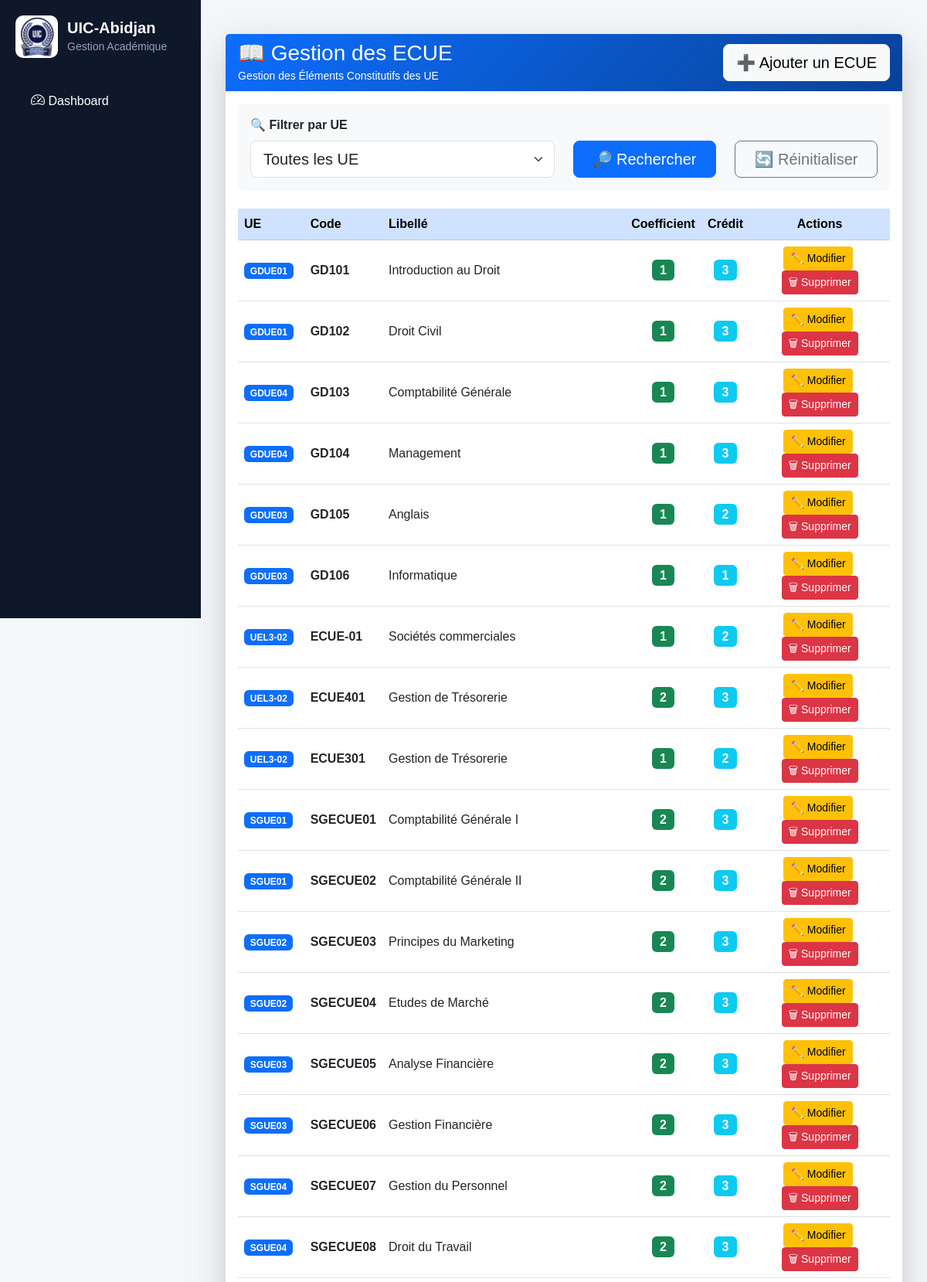
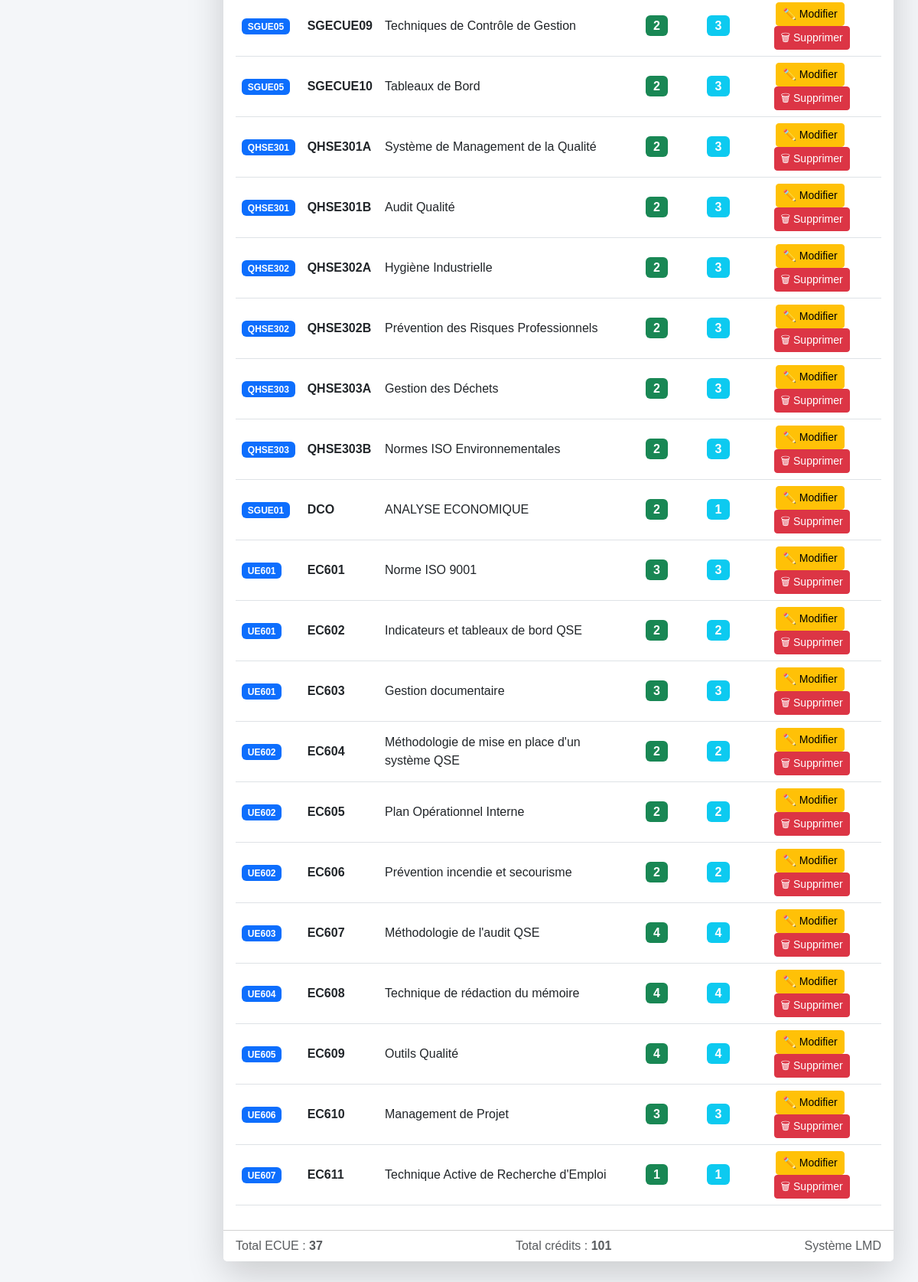
The page /lmd/ecue/ on the database its author committed (2 pictures, top to bottom).
### lmd/models.py (models this page shows, shortened)
class ECUE(models.Model):
    ue = models.ForeignKey(
        UE,
        on_delete=models.CASCADE,
        related_name='ecues'
    )
    code = models.CharField(max_length=20)
    libelle = models.CharField(max_length=200)
    coefficient = models.IntegerField(default=1)
    credit = models.IntegerField(default=1)

class UE(models.Model):
    code = models.CharField(max_length=20)
    libelle = models.CharField(max_length=200)
    credit = models.IntegerField()
    filiere = models.ForeignKey(
    "FiliereLMD",
    null=True,
    blank=True,
    on_delete=models.PROTECT,
    )
    grande_unite = models.ForeignKey(
    "GrandeUnite",
    on_delete=models.PROTECT,
    related_name="ues",
    null=True,
    blank=True
    )
    semestre = models.CharField(max_length=5)

### lmd/views.py (the view)
# urls.py: path('ecue/', views.ecue_list, name='ecue_list'),
def ecue_list(request):
    ue_id = request.GET.get("ue")
    ecues = ECUE.objects.select_related("ue").all()
    if ue_id:
        ecues = ecues.filter(ue_id=ue_id)
    total_credits = ecues.aggregate(
     total=Sum("credit")
     )["total"] or 0
    return render(request, "lmd/ecue/list.html", {
        "ecues": ecues,
        "ues": UE.objects.all(),
        "ue_selected": ue_id,
        "total_credits": total_credits,
    })

### lmd/templates/lmd/ecue/list.html (shortened to what this page needs)
{% extends "base.html" %}
{% block content %}
<div class="container-fluid py-4">
    <div class="card border-0 shadow-lg">
        <div class="card-header border-0 text-white"
             style="background: linear-gradient(135deg,#0d6efd,#084298);">
            <div class="d-flex justify-content-between align-items-center">
                <div>
                    <h3 class="mb-0">
                        📖 Gestion des ECUE
                    </h3>
                    <small>
                        Gestion des Éléments Constitutifs des UE
                    </small>
                </div>
                <a href="{% url 'ecue_add' %}"
                   class="btn btn-light btn-lg">
                    ➕ Ajouter un ECUE
                </a>
            </div>
        </div>
        <div class="card-body">
            <div class="card bg-light border-0 mb-4">
                <div class="card-body">
                    <form method="get">
                        <div class="row align-items-end">
                            <div class="col-md-6">
                                <label class="form-label fw-bold">
                                    🔍 Filtrer par UE
                                </label>
                                <select
                                    name="ue"
                                    class="form-select form-select-lg"
                                    onchange="this.form.submit()">
                                    <option value="">
                                        Toutes les UE
                                    </option>
                                </select>
                            </div>
                            <div class="col-md-3">
                                <button type="submit"
                                        class="btn btn-primary btn-lg w-100">
                                    🔎 Rechercher
                                </button>
                            </div>
                            <div class="col-md-3">
                                <a href="{% url 'ecue_list' %}"
                                   class="btn btn-outline-secondary btn-lg w-100">
                                    🔄 Réinitialiser
                                </a>
                            </div>
                        </div>
                    </form>
                </div>
            </div>
            <div class="table-responsive">
                <table class="table table-hover align-middle">
                    <thead class="table-primary">
                        <tr>
                            <th>UE</th>
                            <th>Code</th>
                            <th>Libellé</th>
                            <th class="text-center">Coefficient</th>
                            <th class="text-center">Crédit</th>
                            <th class="text-center">Actions</th>
                        </tr>
                    </thead>
                    <tbody>
                        {% for e in ecues %}
                        <tr>
                            <td>
                                <span class="badge bg-primary">
                                    {{ e.ue.code }}
                                </span>
                            </td>
                            <td>
                                <strong>{{ e.code }}</strong>
                            </td>
                            <td>
                                {{ e.libelle }}
                            </td>
                            <td class="text-center">
                                <span class="badge bg-success fs-6">
                                    {{ e.coefficient }}
                                </span>
                            </td>
                            <td class="text-center">
                                <span class="badge bg-info fs-6">
                                    {{ e.credit }}
                                </span>
                            </td>
                            <td class="text-center">
                                <a href="{% url 'ecue_edit' e.id %}"
                                   class="btn btn-warning btn-sm me-1">
                                    ✏️ Modifier
                                </a>
                                <a href="{% url 'ecue_delete' e.id %}"
                                   class="btn btn-danger btn-sm">
                                    🗑 Supprimer
                                </a>
                            </td>
                        </tr>
                        {% endfor %}
                    </tbody>
                </table>
            </div>
        </div>
        <div class="card-footer bg-white">
            <div class="d-flex justify-content-between align-items-center">
                <span class="text-muted">
                    Total ECUE : <strong>{{ ecues|length }}</strong>
                </span>
                <span class="text-muted">
                    Total crédits :
                    <strong>{{ total_credits|default:"0" }}</strong>
                </span>
                <span class="text-muted">
                    Système LMD
                </span>
            </div>
        </div>
    </div>
</div>
{% endblock %}

### core/templates/base.html (style rules this page uses)
body { margin: 0; font-family: Arial, sans-serif; background: #f4f6f9; }

### rows shown on the page
ECUE: ue.code "GDUE01", code "GD101", libelle "Introduction au Droit", coefficient "1", credit "3"
ECUE: ue.code "GDUE01", code "GD102", libelle "Droit Civil", coefficient "1", credit "3"
ECUE: ue.code "GDUE04", code "GD103", libelle "Comptabilité Générale", coefficient "1", credit "3"
ECUE: ue.code "GDUE04", code "GD104", libelle "Management", coefficient "1", credit "3"
ECUE: ue.code "GDUE03", code "GD105", libelle "Anglais", coefficient "1", credit "2"
ECUE: ue.code "GDUE03", code "GD106", libelle "Informatique", coefficient "1", credit "1"
ECUE: ue.code "UEL3-02", code "ECUE-01", libelle "Sociétés commerciales", coefficient "1", credit "2"
ECUE: ue.code "UEL3-02", code "ECUE401", libelle "Gestion de Trésorerie", coefficient "2", credit "3"
ECUE: ue.code "UEL3-02", code "ECUE301", libelle "Gestion de Trésorerie", coefficient "1", credit "2"
ECUE: ue.code "SGUE01", code "SGECUE01", libelle "Comptabilité Générale I", coefficient "2", credit "3"
ECUE: ue.code "SGUE01", code "SGECUE02", libelle "Comptabilité Générale II", coefficient "2", credit "3"
ECUE: ue.code "SGUE02", code "SGECUE03", libelle "Principes du Marketing", coefficient "2", credit "3"
ECUE: ue.code "SGUE02", code "SGECUE04", libelle "Etudes de Marché", coefficient "2", credit "3"
ECUE: ue.code "SGUE03", code "SGECUE05", libelle "Analyse Financière", coefficient "2", credit "3"
ECUE: ue.code "SGUE03", code "SGECUE06", libelle "Gestion Financière", coefficient "2", credit "3"
ECUE: ue.code "SGUE04", code "SGECUE07", libelle "Gestion du Personnel", coefficient "2", credit "3"
ECUE: ue.code "SGUE04", code "SGECUE08", libelle "Droit du Travail", coefficient "2", credit "3"
ECUE: ue.code "SGUE05", code "SGECUE09", libelle "Techniques de Contrôle de Gestion", coefficient "2", credit "3"
ECUE: ue.code "SGUE05", code "SGECUE10", libelle "Tableaux de Bord", coefficient "2", credit "3"
ECUE: ue.code "QHSE301", code "QHSE301A", libelle "Système de Management de la Qualité", coefficient "2", credit "3"
ECUE: ue.code "QHSE301", code "QHSE301B", libelle "Audit Qualité", coefficient "2", credit "3"
ECUE: ue.code "QHSE302", code "QHSE302A", libelle "Hygiène Industrielle", coefficient "2", credit "3"
ECUE: ue.code "QHSE302", code "QHSE302B", libelle "Prévention des Risques Professionnels", coefficient "2", credit "3"
ECUE: ue.code "QHSE303", code "QHSE303A", libelle "Gestion des Déchets", coefficient "2", credit "3"
ECUE: ue.code "QHSE303", code "QHSE303B", libelle "Normes ISO Environnementales", coefficient "2", credit "3"
ECUE: ue.code "SGUE01", code "DCO", libelle "ANALYSE ECONOMIQUE", coefficient "2", credit "1"
ECUE: ue.code "UE601", code "EC601", libelle "Norme ISO 9001", coefficient "3", credit "3"
ECUE: ue.code "UE601", code "EC602", libelle "Indicateurs et tableaux de bord QSE", coefficient "2", credit "2"
ECUE: ue.code "UE601", code "EC603", libelle "Gestion documentaire", coefficient "3", credit "3"
ECUE: ue.code "UE602", code "EC604", libelle "Méthodologie de mise en place d'un système QSE", coefficient "2", credit "2"
ECUE: ue.code "UE602", code "EC605", libelle "Plan Opérationnel Interne", coefficient "2", credit "2"
ECUE: ue.code "UE602", code "EC606", libelle "Prévention incendie et secourisme", coefficient "2", credit "2"
ECUE: ue.code "UE603", code "EC607", libelle "Méthodologie de l'audit QSE", coefficient "4", credit "4"
ECUE: ue.code "UE604", code "EC608", libelle "Technique de rédaction du mémoire", coefficient "4", credit "4"
ECUE: ue.code "UE605", code "EC609", libelle "Outils Qualité", coefficient "4", credit "4"
ECUE: ue.code "UE606", code "EC610", libelle "Management de Projet", coefficient "3", credit "3"
ECUE: ue.code "UE607", code "EC611", libelle "Technique Active de Recherche d'Emploi", coefficient "1", credit "1"

### other values the page prints
{{ ecues|length }} "37"
{{ total_credits|default:"0" }} "101"
